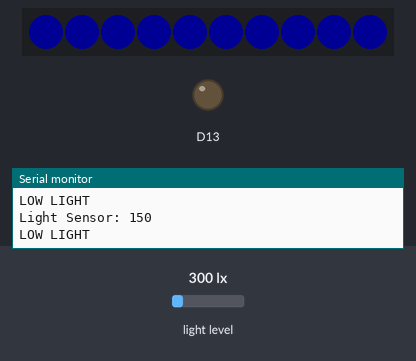
Simulated run of this sketch. Board: Adafruit Circuit Playground Express. Parts: 10 RGB LEDs in strip order, left to right, output pins drawn as LEDs (lit = HIGH), the last lines printed to the serial monitor. The inputs (shaded band) are chosen by the test bench; at power-on: light level 300 lx. Dim RGB values are drawn brighter than linear.

Above: at 1.3 s.
1.4 s: light level set to 500 lx
At 2.4 s:
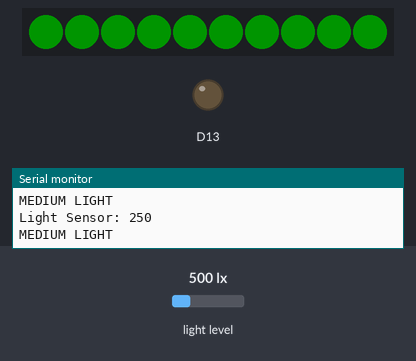
3.0 s: light level set to 1500 lx
At 4.0 s:
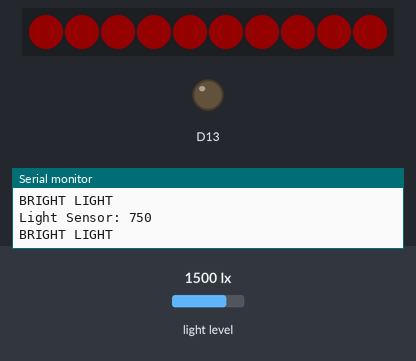
4.5 s: light level set to 40 lx
At 5.5 s:
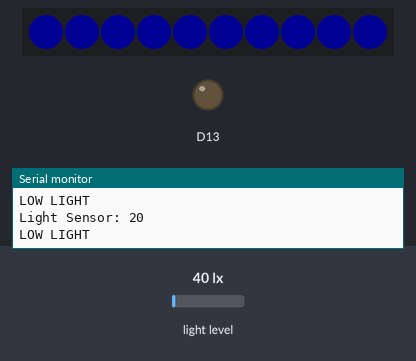
6.0 s: light level set to 1000 lx
At 7.1 s:
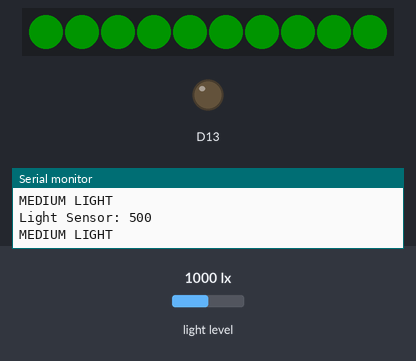
Timing chart, 0 to 8.5 s (numbered marks = the images above; inputs shaded):
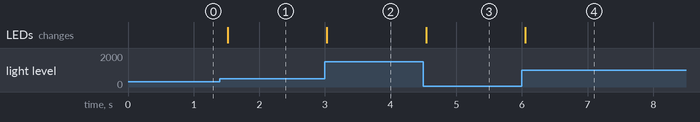

Measured:
- after the input at 1.4 s, the LEDs: change after 0.12 s (image 1)
- after the input at 3.0 s, the LEDs: change at once (image 2)
- after the input at 4.5 s, the LEDs: change at once (image 3)
- after the input at 6.0 s, the LEDs: change after 0.05 s (image 4)

The sketch:

2_LightSensor_IfElse.ino
```cpp
#include <Adafruit_CircuitPlayground.h> // include the adafruit circuit playground library

int light_value; // this variable will store our light sensor value allowing us to do THINGS with it!
int average_light = 150;
int bright_light = 550;

void setup() {
  Serial.begin(9600); // initialize serial
  CircuitPlayground.begin(); // initialize Circuit Playground
}

void loop() {
  light_value = CircuitPlayground.lightSensor(); // update "value" to store the light sensor reading

  Serial.print("Light Sensor: "); // print out "light sensor"
  Serial.println(light_value); // print the current value for the light sensor

  // If it's bright light, turn the LEDs to red
  if (light_value >= bright_light) {
    Serial.println("BRIGHT LIGHT");
    for (int i = 0; i < 10; i++) { // use a for loop to go from one pixel to the next
      CircuitPlayground.setPixelColor(i, 255,   0,   0); // and set the color for the that pixel in RGB
    }
    //CircuitPlayground.playTone(900, 100);
  }

  // If it's medium light, turn the LEDs to green
  else if (light_value < bright_light && light_value > average_light) {
    Serial.println("MEDIUM LIGHT");
    for (int i = 0; i < 10; i++) { // use a for loop to go from one pixel to the next
      CircuitPlayground.setPixelColor(i, 0,   255,   0); // and set the color for the that pixel in RGB
    }
    // CircuitPlayground.playTone(500, 100);
  }

  // If it's low light, turn the LEDs to green
  else {
    Serial.println("LOW LIGHT");
    for (int i = 0; i < 10; i++) { // use a for loop to go from one pixel to the next
      CircuitPlayground.setPixelColor(i, 0,   0,   255); // and set the color for the that pixel in RGB
    }
    // CircuitPlayground.playTone(90, 100);
  }

  delay(500); // delay of 1 second (1000 milliseconds) between readings
}
```
